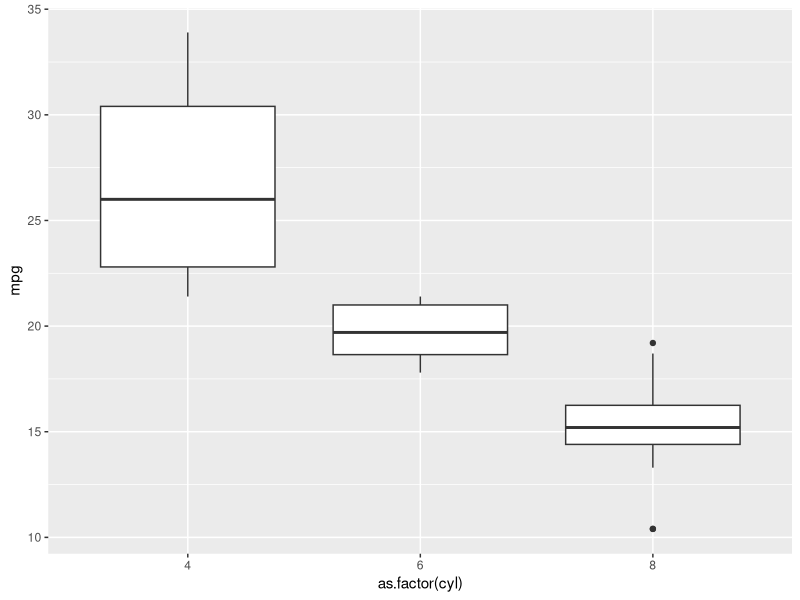
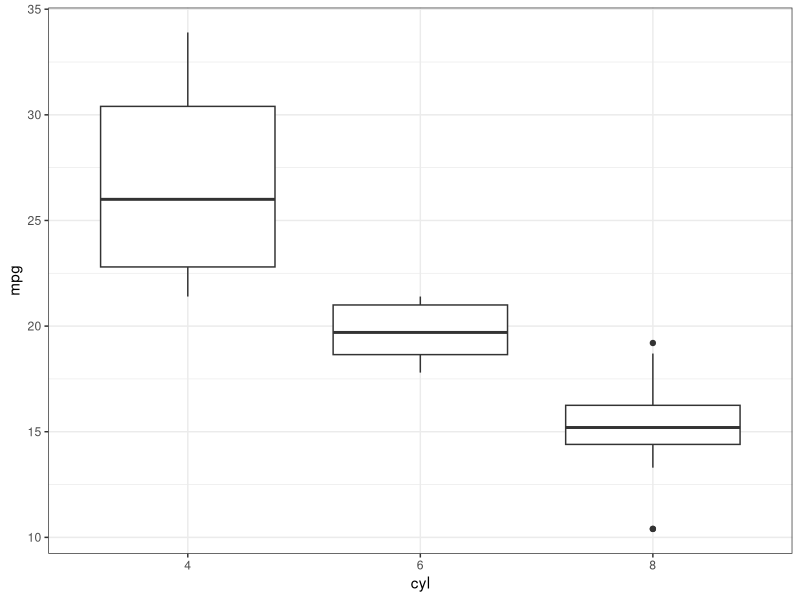
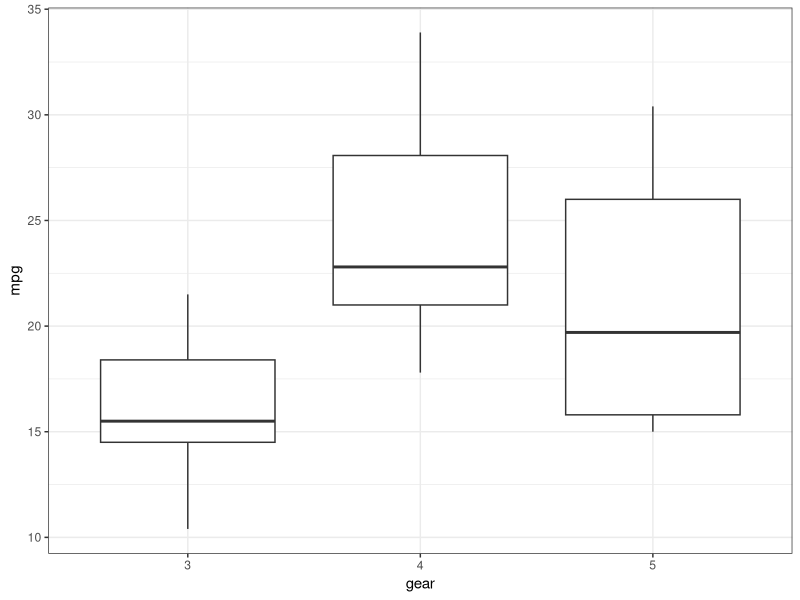
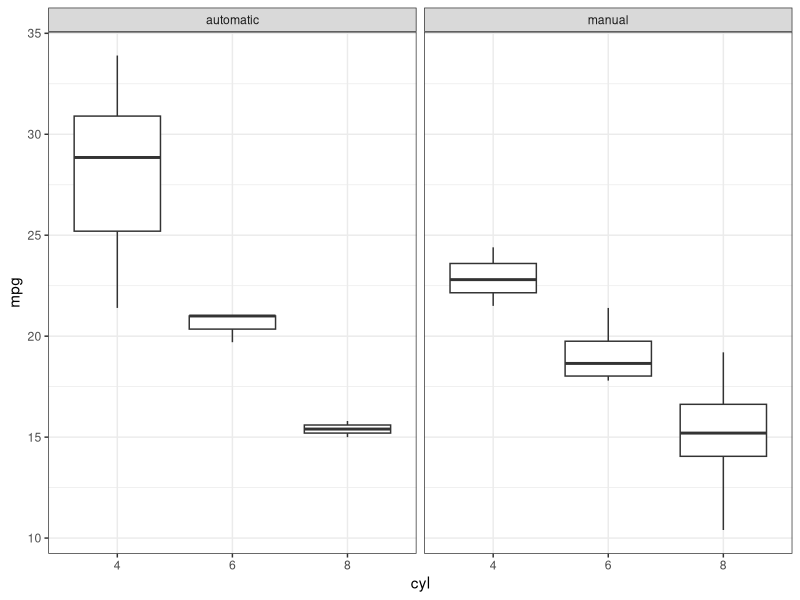
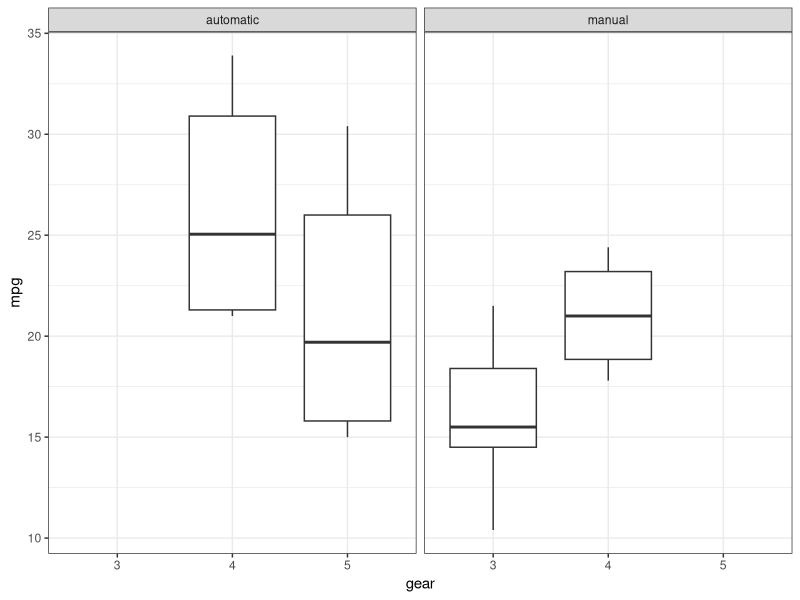

The R source for these figures, in order: (Note: this script raises an error after producing the figures.)
#Homework9 Excersise 1

#1,2,3 Package install and data 
install.packages(c("ggplot2", "grid"))
library(ggplot2)
data(mtcars)
View(mtcars)

#4.Modification of am data
mtcars[mtcars$am==1,"am"] <- "automatic"
mtcars[mtcars$am==0,"am"] <- "manual"

#5.Histogram to see the distribustion
plot_5=qplot(mpg, data=mtcars, geom="histogram", bins=5, fill=am, col=am)
#6.Boxplot of the data
#qplot(as.factor(c(rep("A",5), rep("B", 5))), 1:10, geom="boxplot")

qplot(as.factor(cyl), mpg, data=mtcars, geom="boxplot")
plot_6=qplot(as.factor(cyl), mpg, data=mtcars, xlab = deparse(substitute(cyl)), geom="boxplot")+theme_bw()

#7.To see the reletionship of the automatic and manual transmission (facet_wrap)
cyl=qplot(as.factor(cyl), mpg, data=mtcars, xlab = deparse(substitute(cyl)), geom="boxplot")+theme_bw()
gear=qplot(as.factor(gear), mpg, data=mtcars, xlab = deparse(substitute(gear)), geom="boxplot")+theme_bw()
cyl
gear
cyl+facet_wrap(~am)
gear+facet_wrap(~am)

#8.Relationship between horsepower and mpg
horsepower=qplot(as.factor(hp), mpg, data=mtcars, xlab = deparse(substitute(hp)), geom_scatterplot)
horsepower
#9.Smoother to explore relationship between horsepower and mpg
hp=qplot(hp, mpg, data=mtcars, xlab = deparse(substitute(hp)), geom_scatterplot) #as factor can't make any smooth
hp+geom_smooth() #Not linear  

#10.Log transforming of mpg and hp
qplot(log(hp), log(mpg), data=mtcars)+geom_smooth() # Not linear

#11.linear model of relationship between horsepower and mpg
qplot(log(hp), log(mpg), data=mtcars)+geom_smooth(method="lm")

#12.linear model of relationship between horsepower and mpg as facet.
qplot(log(hp), log(mpg), data=mtcars)+geom_smooth(method="lm")+facet_wrap(~am) #13.Yes #14.Yes
#15. Color these graphs by transmission type
plot_15=qplot(log(hp), log(mpg), data=mtcars, col=am)+geom_smooth() #16.Automatic
#17. geom_grid() the relationship of hp with mpg also adding the gear, transmission, and number of cylendars
mpg_hp_gear_trans_cyl <- qplot(hp, mpg, data=mtcars, geom="blank")+facet_grid(gear~am)
plot_17=mpg_hp_gear_trans_cyl+geom_smooth(method="lm")+geom_point(aes(color=as.factor(cyl)))

pdf("khan_Ex1.pdf")
plot_5
plot_6
plot_15
plot_17
dev.off()
